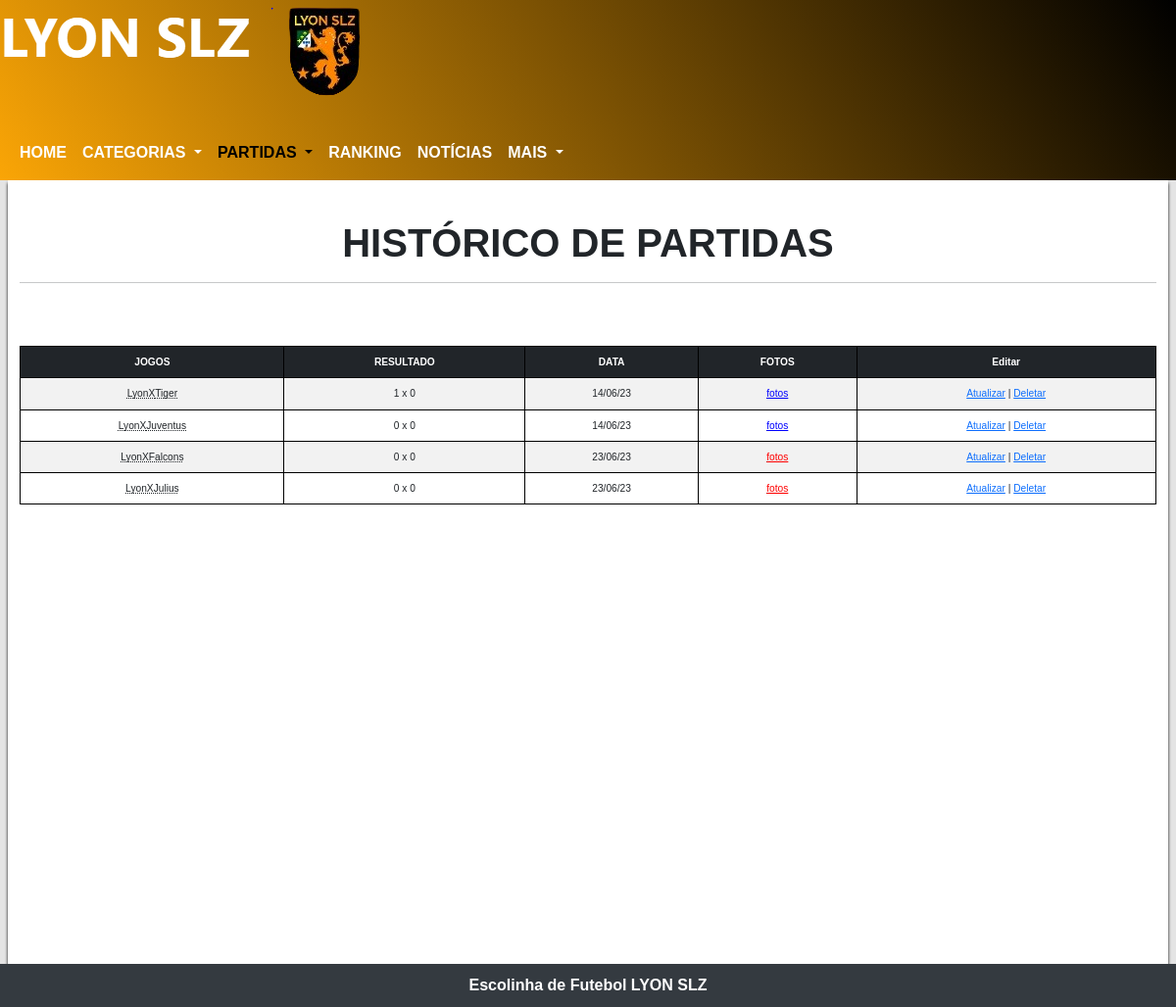
/admin/historicoPartidasAdmin.php, run on an earlier commit of the app's database.
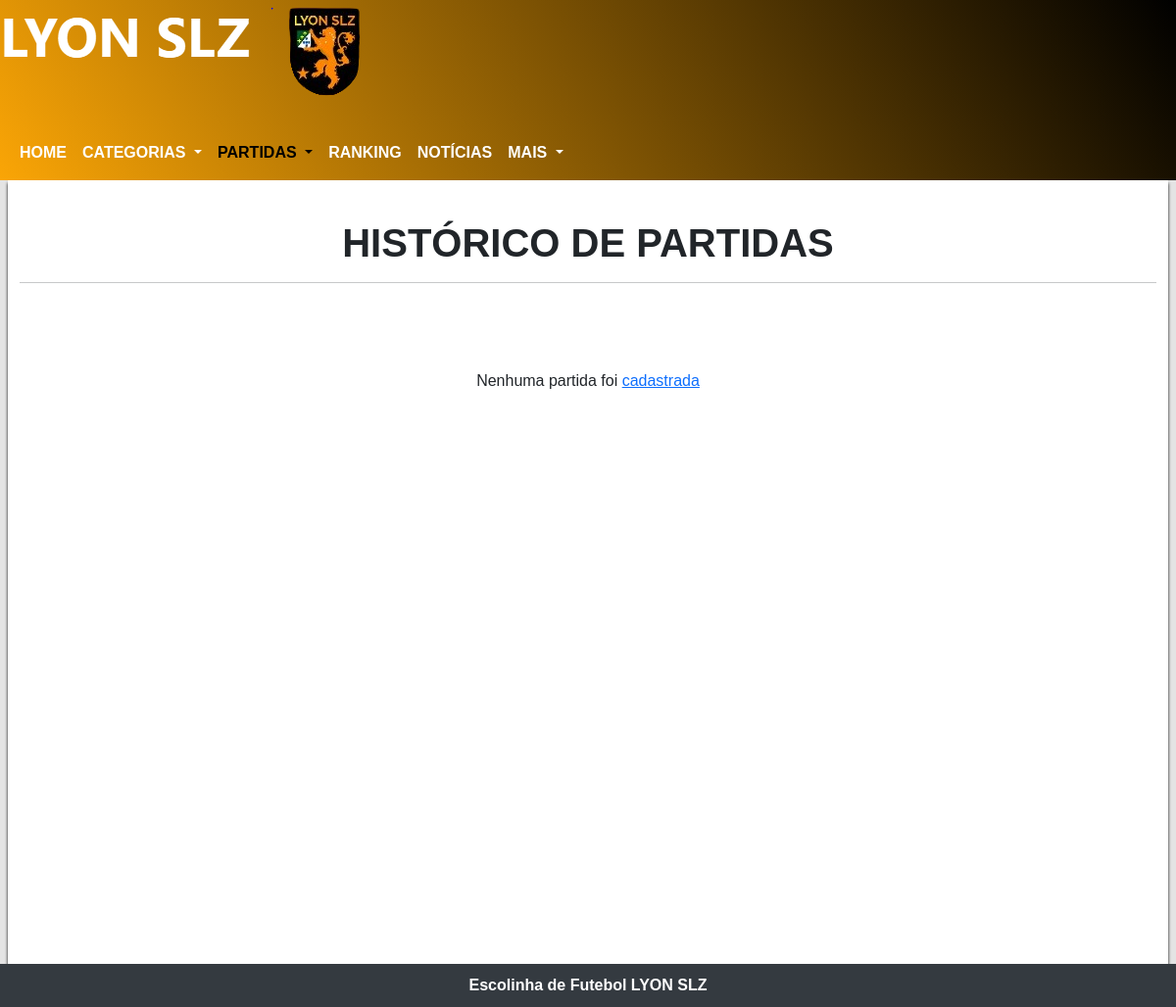
And on a later commit of the database.
### tables this page shows
CREATE TABLE `tblpartidass` (
  `id` int(11) UNSIGNED NOT NULL,
  `localidade` varchar(255) NOT NULL,
  `adversario` varchar(255) DEFAULT NULL,
  `id_campeonato` int(10) UNSIGNED NOT NULL,
  `data_partida` date NOT NULL,
  `link_fotos` varchar(255) NOT NULL,
  `horario` time(6) NOT NULL,
  `gols_lyon` int(11) NOT NULL,
  `gols_adv` int(11) NOT NULL
);

### admin/historicoPartidasAdmin.php (the view, shortened to what the changed rows need)
<?php
include('../db/conexao.php');
$sql = $pdo->prepare("SELECT tblpartidass.*, tblcampeonato.nome_campeonato
FROM tblpartidass
JOIN tblcampeonato ON tblpartidass.id_campeonato = tblcampeonato.id_campeonato
ORDER BY tblpartidass.data_partida");
$sql->execute();
$dados = $sql->fetchAll();
?>
<!DOCTYPE html>
<html lang="pt-br">
<head>
    <link href="https://cdn.jsdelivr.net/npm/bootstrap@5.3.0/dist/css/bootstrap.min.css" rel="stylesheet">
    <link rel="stylesheet" href="../css/navHamburguer.css">
    <link rel="stylesheet" href="../css/layout.css">
    <link rel="stylesheet" href="lyon.jpg">
    <link rel="stylesheet" href="../css/timeANDescudo.css">
    <link rel="stylesheet" href="../css/update-delete.css">
</head>
<body>
    <main>
        <div class="container-fluid">
            <h1 id="calendarioDeJogos">HISTÓRICO DE PARTIDAS</h1>
            <hr>
            <br><br>
            <?php
            $data_Atual = date("Y-m-d");
            if (count($dados) > 0) {
                echo "<div class='table table-responsive table-striped'>";
                echo "<table class='table table-striped'>
                  <thead class=table-dark>
                  <tr>
              <th>JOGOS</th>
              <th>RESULTADO</th>
              <th>DATA</th>
              <th>FOTOS</th>
              <th>Editar</th>
                  </tr>
                  </thead>";
                foreach ($dados as $chaves => $valor) {
                    $dataJogo = $valor['data_partida'];
                    if (strtotime($dataJogo) <= strtotime($data_Atual)) {
                        echo "<tr>
                            <td><abbr title='" . $valor['nome_campeonato'] . "'>" . "LyonX" . $valor['adversario'] . "</abbr></td>
                            <td>" . $valor['gols_lyon'] . " x " . $valor['gols_adv'] . "</td>
                            <td>" . date("d/m/y", strtotime($valor['data_partida'])) . "</td>
                            <td>
                                <abbr class='abreviacao' title='Não há link para fotos'>
                                    <a class='link_foto'
                                    style='color:red'
                                    href='" . $valor['link_fotos'] . "'
                                    target='_blank'
                                    >fotos</a>
                                </abbr>
                            </td>
                            <td><a href='#' class='btn-atualizar'
                            data-id='" . $valor['id'] . "'
                            data-link_fotos='" . $valor['link_fotos'] . "'
                            data-gols_lyon='" . $valor['gols_lyon'] . "'
                            data-gols_adv='" . $valor['gols_adv'] . "'
                            data-localidade='" . $valor['localidade'] . "'
                            data-timeb='" . $valor['adversario'] . "'
                            data-data_partida='" . $valor['data_partida'] . "'
                            data-horario='" . date("H:i", strtotime($valor['horario'])) . "'
                            >Atualizar</a> | <a href='#' class='btn-deletar'
                            data-id='" . $valor['id'] . "'
                            data-localidade='" . $valor['localidade'] . "'
                            data-timeb='" . $valor['adversario'] . "'
                            data-data_partida='" . $valor['data_partida'] . "'>Deletar</a></td>
                            </tr>";
                    }
                }
                echo "</table>";
                echo "</div>";
            } else {
                echo "<p class='mt-4' style='text-align:center'>Nenhuma partida foi <a href='cadastroDePartidas.php'>cadastrada</a></p>";
            }
            ?>
        </div>
    </main>
</body>
</html>

What changed in the data, as far as the page shows it:
removed tblpartidass: adversario "Tiger", gols_lyon "1", gols_adv "0", data_partida "14/06/23"
removed tblpartidass: adversario "Juventus", gols_lyon "0", gols_adv "0", data_partida "14/06/23"
removed tblpartidass: adversario "Falcons", gols_lyon "0", gols_adv "0", data_partida "23/06/23", link_fotos empty (drawn)
removed tblpartidass: adversario "Julius", gols_lyon "0", gols_adv "0", data_partida "23/06/23", link_fotos empty (drawn)
Also different on the page:
text no longer shown: "JOGOS RESULTADO DATA FOTOS Editar"
text now shown: "Nenhuma partida foi cadastrada"
